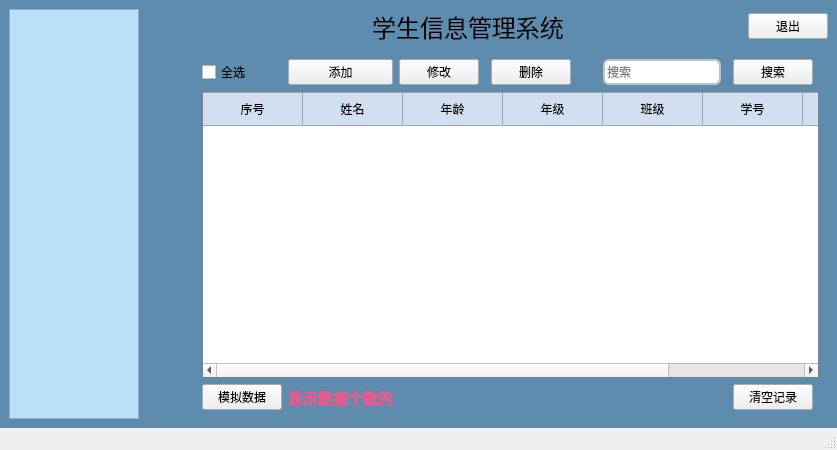
<?xml version="1.0" encoding="UTF-8"?>
<ui version="4.0">
 <class>MainWindow</class>
 <widget class="QMainWindow" name="MainWindow">
  <property name="geometry">
   <rect>
    <x>0</x>
    <y>0</y>
    <width>837</width>
    <height>450</height>
   </rect>
  </property>
  <property name="minimumSize">
   <size>
    <width>1</width>
    <height>1</height>
   </size>
  </property>
  <property name="windowTitle">
   <string>学生信息管理系统</string>
  </property>
  <property name="windowIcon">
   <iconset resource="res.qrc">
    <normaloff>:/student.png</normaloff>:/student.png</iconset>
  </property>
  <property name="toolTip">
   <string>这是学生管理</string>
  </property>
  <property name="styleSheet">
   <string notr="true"/>
  </property>
  <widget class="QWidget" name="centralwidget">
   <property name="styleSheet">
    <string notr="true">/*背景颜色*/
QWidget #centralwidget {
    background-color: #5D8CAE;
}

/*QTreeWidget的颜色*/
QTreeWidget {
    background-color: rgb(187, 225, 250);
}

/*主界面的按钮样式：qt编译器中选中多个按钮按下旁边的+号添加一个bnt属性（string）：main*/
QPushButton[main_btn=&quot;main&quot;] {
    border-radius: 6px;
    background-color: #6ddabe;
    color: rgb(255, 255, 255);
    font-size: 20px;
    font-family: &quot;华文行楷&quot;;
    width: 80;
    height: 40;
}

/*主界面按钮鼠标在按钮上的时候的效果*/
QPushButton[main_btn=&quot;main&quot;]:hover {
    background-color: #FFAFBD;
}

/*主界面按钮鼠标点击的时候的效果*/
QPushButton[main_btn=&quot;main&quot;]:pressed {
    background-color: #85ef47;
}

/*----------------------------------------------------------------------------------------------------------------------------------------------------------------------------------*/
/*主界面的退出按钮样式设置*/
QPushButton[main_btn_exit=&quot;main&quot;] {
    background-color: #fc5185;
    border-radius: 6px;
    color: rgb(255, 255, 255);
    font-size: 20px;
    font-family: &quot;华文行楷&quot;;
    width: 80;
    height: 40;
}

QPushButton[main_btn_exit=&quot;main&quot;]:hover {
    background-color: #29c6cd;
}


QPushButton[main_btn_exit=&quot;main&quot;]:pressed {
    background-color: #b1e1ff;
}

QLable {
    color: #34495e;
}

/*表格头样式*/
QHeaderView::section {
    color: black;
    font: bold 14px &quot;微软雅黑&quot;;
    text-align: center;
    height: 32px;
    background-color: #d1dff0;
    border: 1px solid #8faac9;
    border-left: none;
}

QTableWidget#tableWidget {
    border: 1px solid gray;
}

QLabel#lb_cnt {
    font-size: 15px;
    font-weight: bold;
    color: #fc5185;
}

QLineEdit {
    border-radius: 6px;
    /*圆角边框*/
    border: 2px solid #bdc3c7;

    min-height: 12;
    width: 150;
    height: 20;
}</string>
   </property>
   <layout class="QHBoxLayout" name="horizontalLayout_2">
    <item>
     <widget class="QTreeWidget" name="treeWidget">
      <property name="sizePolicy">
       <sizepolicy hsizetype="Expanding" vsizetype="Expanding">
        <horstretch>0</horstretch>
        <verstretch>0</verstretch>
       </sizepolicy>
      </property>
      <property name="minimumSize">
       <size>
        <width>130</width>
        <height>0</height>
       </size>
      </property>
      <property name="maximumSize">
       <size>
        <width>135</width>
        <height>16777215</height>
       </size>
      </property>
      <property name="styleSheet">
       <string notr="true"/>
      </property>
      <attribute name="headerVisible">
       <bool>false</bool>
      </attribute>
      <column>
       <property name="text">
        <string notr="true">1</string>
       </property>
      </column>
     </widget>
    </item>
    <item>
     <spacer name="horizontalSpacer_4">
      <property name="orientation">
       <enum>Qt::Orientation::Horizontal</enum>
      </property>
      <property name="sizeType">
       <enum>QSizePolicy::Policy::Fixed</enum>
      </property>
      <property name="sizeHint" stdset="0">
       <size>
        <width>48</width>
        <height>20</height>
       </size>
      </property>
     </spacer>
    </item>
    <item>
     <layout class="QVBoxLayout" name="verticalLayout">
      <item>
       <layout class="QHBoxLayout" name="horizontalLayout">
        <item>
         <spacer name="horizontalSpacer">
          <property name="orientation">
           <enum>Qt::Orientation::Horizontal</enum>
          </property>
          <property name="sizeHint" stdset="0">
           <size>
            <width>172</width>
            <height>20</height>
           </size>
          </property>
         </spacer>
        </item>
        <item>
         <widget class="QLabel" name="label_2">
          <property name="font">
           <font>
            <pointsize>18</pointsize>
           </font>
          </property>
          <property name="text">
           <string>学生信息管理系统</string>
          </property>
          <property name="alignment">
           <set>Qt::AlignmentFlag::AlignCenter</set>
          </property>
         </widget>
        </item>
        <item>
         <spacer name="horizontalSpacer_3">
          <property name="orientation">
           <enum>Qt::Orientation::Horizontal</enum>
          </property>
          <property name="sizeHint" stdset="0">
           <size>
            <width>173</width>
            <height>20</height>
           </size>
          </property>
         </spacer>
        </item>
        <item>
         <widget class="QPushButton" name="btn_exit">
          <property name="sizePolicy">
           <sizepolicy hsizetype="Preferred" vsizetype="Fixed">
            <horstretch>0</horstretch>
            <verstretch>0</verstretch>
           </sizepolicy>
          </property>
          <property name="minimumSize">
           <size>
            <width>0</width>
            <height>0</height>
           </size>
          </property>
          <property name="maximumSize">
           <size>
            <width>16777215</width>
            <height>16777215</height>
           </size>
          </property>
          <property name="styleSheet">
           <string notr="true"/>
          </property>
          <property name="text">
           <string>退出</string>
          </property>
          <property name="main_btn_exit" stdset="0">
           <string>main</string>
          </property>
         </widget>
        </item>
       </layout>
      </item>
      <item>
       <widget class="QStackedWidget" name="stackedWidget">
        <property name="currentIndex">
         <number>1</number>
        </property>
        <widget class="QWidget" name="page"/>
        <widget class="QWidget" name="page_2">
         <layout class="QGridLayout" name="gridLayout_4">
          <item row="0" column="4">
           <widget class="QPushButton" name="btn_del">
            <property name="sizePolicy">
             <sizepolicy hsizetype="Expanding" vsizetype="Fixed">
              <horstretch>0</horstretch>
              <verstretch>0</verstretch>
             </sizepolicy>
            </property>
            <property name="styleSheet">
             <string notr="true"/>
            </property>
            <property name="text">
             <string>删除</string>
            </property>
            <property name="main_btn" stdset="0">
             <string>main</string>
            </property>
           </widget>
          </item>
          <item row="0" column="2">
           <widget class="QPushButton" name="btn_update">
            <property name="sizePolicy">
             <sizepolicy hsizetype="Expanding" vsizetype="Fixed">
              <horstretch>0</horstretch>
              <verstretch>0</verstretch>
             </sizepolicy>
            </property>
            <property name="styleSheet">
             <string notr="true"/>
            </property>
            <property name="text">
             <string>修改</string>
            </property>
            <property name="main_btn" stdset="0">
             <string>main</string>
            </property>
           </widget>
          </item>
          <item row="0" column="0">
           <widget class="QCheckBox" name="checkBox">
            <property name="text">
             <string>全选</string>
            </property>
           </widget>
          </item>
          <item row="3" column="1">
           <widget class="QLabel" name="lb_cnt">
            <property name="text">
             <string>显示数据个数的</string>
            </property>
           </widget>
          </item>
          <item row="0" column="8">
           <widget class="QPushButton" name="btn_search">
            <property name="sizePolicy">
             <sizepolicy hsizetype="Expanding" vsizetype="Fixed">
              <horstretch>0</horstretch>
              <verstretch>0</verstretch>
             </sizepolicy>
            </property>
            <property name="styleSheet">
             <string notr="true"/>
            </property>
            <property name="text">
             <string>搜索</string>
            </property>
            <property name="main_btn" stdset="0">
             <string>main</string>
            </property>
           </widget>
          </item>
          <item row="3" column="0">
           <widget class="QPushButton" name="btn_simulation">
            <property name="sizePolicy">
             <sizepolicy hsizetype="Expanding" vsizetype="Fixed">
              <horstretch>0</horstretch>
              <verstretch>0</verstretch>
             </sizepolicy>
            </property>
            <property name="styleSheet">
             <string notr="true"/>
            </property>
            <property name="text">
             <string>模拟数据</string>
            </property>
            <property name="main_btn" stdset="0">
             <string>main</string>
            </property>
           </widget>
          </item>
          <item row="2" column="0" colspan="10">
           <widget class="QTableWidget" name="tableWidget">
            <property name="styleSheet">
             <string notr="true"/>
            </property>
            <property name="verticalScrollMode">
             <enum>QAbstractItemView::ScrollMode::ScrollPerPixel</enum>
            </property>
            <property name="horizontalScrollMode">
             <enum>QAbstractItemView::ScrollMode::ScrollPerPixel</enum>
            </property>
            <attribute name="horizontalHeaderShowSortIndicator" stdset="0">
             <bool>false</bool>
            </attribute>
            <attribute name="horizontalHeaderStretchLastSection">
             <bool>false</bool>
            </attribute>
            <attribute name="verticalHeaderVisible">
             <bool>false</bool>
            </attribute>
            <column>
             <property name="text">
              <string>序号</string>
             </property>
            </column>
            <column>
             <property name="text">
              <string>姓名</string>
             </property>
            </column>
            <column>
             <property name="text">
              <string>年龄</string>
             </property>
            </column>
            <column>
             <property name="text">
              <string>年级</string>
             </property>
            </column>
            <column>
             <property name="text">
              <string>班级</string>
             </property>
            </column>
            <column>
             <property name="text">
              <string>学号</string>
             </property>
            </column>
            <column>
             <property name="text">
              <string>电话</string>
             </property>
            </column>
            <column>
             <property name="text">
              <string>微信</string>
             </property>
            </column>
           </widget>
          </item>
          <item row="0" column="1">
           <widget class="QPushButton" name="btn_add">
            <property name="sizePolicy">
             <sizepolicy hsizetype="Expanding" vsizetype="Fixed">
              <horstretch>0</horstretch>
              <verstretch>0</verstretch>
             </sizepolicy>
            </property>
            <property name="styleSheet">
             <string notr="true"/>
            </property>
            <property name="text">
             <string>添加</string>
            </property>
            <property name="main_btn" stdset="0">
             <string>main</string>
            </property>
           </widget>
          </item>
          <item row="0" column="5">
           <spacer name="horizontalSpacer_2">
            <property name="orientation">
             <enum>Qt::Orientation::Horizontal</enum>
            </property>
            <property name="sizeType">
             <enum>QSizePolicy::Policy::Fixed</enum>
            </property>
            <property name="sizeHint" stdset="0">
             <size>
              <width>20</width>
              <height>20</height>
             </size>
            </property>
           </spacer>
          </item>
          <item row="0" column="6">
           <widget class="QLineEdit" name="le_search">
            <property name="minimumSize">
             <size>
              <width>0</width>
              <height>24</height>
             </size>
            </property>
            <property name="maximumSize">
             <size>
              <width>300</width>
              <height>50</height>
             </size>
            </property>
            <property name="toolTip">
             <string>11</string>
            </property>
            <property name="placeholderText">
             <string>搜索</string>
            </property>
           </widget>
          </item>
          <item row="3" column="8">
           <widget class="QPushButton" name="btn_clear">
            <property name="sizePolicy">
             <sizepolicy hsizetype="Expanding" vsizetype="Fixed">
              <horstretch>0</horstretch>
              <verstretch>0</verstretch>
             </sizepolicy>
            </property>
            <property name="text">
             <string>清空记录</string>
            </property>
            <property name="main_btn" stdset="0">
             <string>main</string>
            </property>
           </widget>
          </item>
         </layout>
        </widget>
       </widget>
      </item>
     </layout>
    </item>
   </layout>
  </widget>
  <widget class="QStatusBar" name="statusbar"/>
 </widget>
 <resources>
  <include location="res.qrc"/>
 </resources>
 <connections>
  <connection>
   <sender>btn_exit</sender>
   <signal>clicked()</signal>
   <receiver>MainWindow</receiver>
   <slot>close()</slot>
   <hints>
    <hint type="sourcelabel">
     <x>613</x>
     <y>39</y>
    </hint>
    <hint type="destinationlabel">
     <x>332</x>
     <y>198</y>
    </hint>
   </hints>
  </connection>
 </connections>
</ui>
